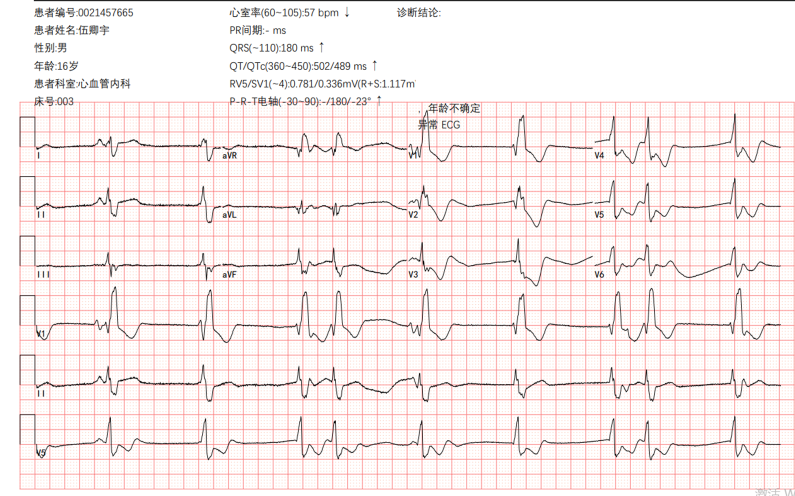
#> input picture ecg_original.png, 1590 x 991 px (shown at 1/2 size)
$ python remove_ecg_chinese.py
#> lines starting #> are read from the running program, lines starting #| are printed output that depends on the picture; after the words box and inside, x2 and y2 are one past the last pixel; in counts of white or black regions, pixels touching at a corner belong together
#!/usr/bin/env python3
"""Remove Chinese labels from an ECG printout, replacing them with English."""

from pathlib import Path

import numpy as np
from PIL import Image, ImageDraw, ImageFont

SRC = Path(__file__).resolve().parent / "ecg_original.png"
OUT = Path(__file__).resolve().parent / "ecg_no_chinese.png"
FONT_PATH = "/usr/share/fonts/truetype/dejavu/DejaVuSans.ttf"


def clone_horizontal(img: np.ndarray, box, src_x0: int, period: int) -> None:
    """Cover dest box with same-row pixels starting at src_x0, tiled by period.

    Using the same Y as the destination keeps ECG-paper grid phase (including
    screenshot drift). period must be a multiple of the 30px major square.
    """
    x0, y0, x1, y1 = [int(v) for v in box]
    h, w = img.shape[:2]
    x0, y0 = max(0, x0), max(0, y0)
    x1, y1 = min(w, x1), min(h, y1)
    band = img[y0:y1, :, :].copy()
    for x in range(x0, x1):
        sx = src_x0 + ((x - x0) % period)
        if 0 <= sx < w:
            img[y0:y1, x] = band[:, sx]


def main() -> None:
    img = np.array(Image.open(SRC).convert("RGB"))

    # Lines 1-5 live on the white header. Stop above the 床号 / P-R-T row.
    img[0:186, :] = (255, 255, 255)
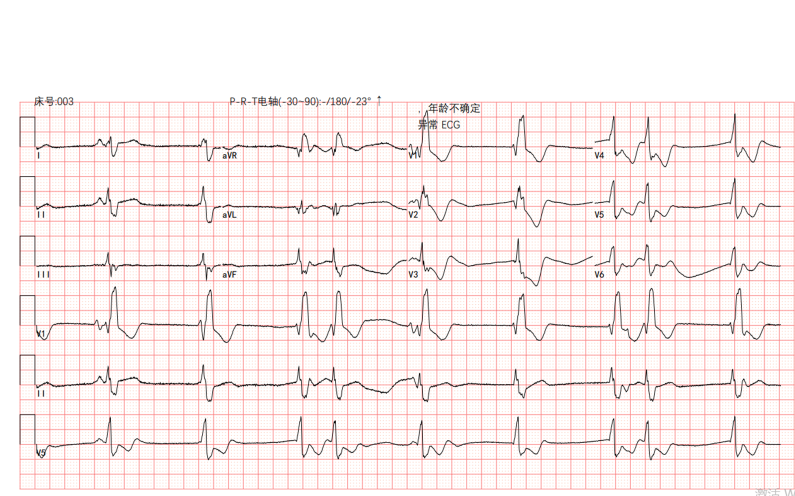
#> img: shape (991, 1590, 3) (shown at 1/2 size); mean R, G, B 249.5, 238.7, 237.9

    # Same-row clone-stamp so the pink grid stays aligned.
    # Gap between the left patient column and the middle measurements (~x=280-450).
    clone_horizontal(img, (62, 188, 158, 216), src_x0=302, period=120)   # 床号:003
#> after the loop in clone_horizontal, `for x in range(x0, x1):`:
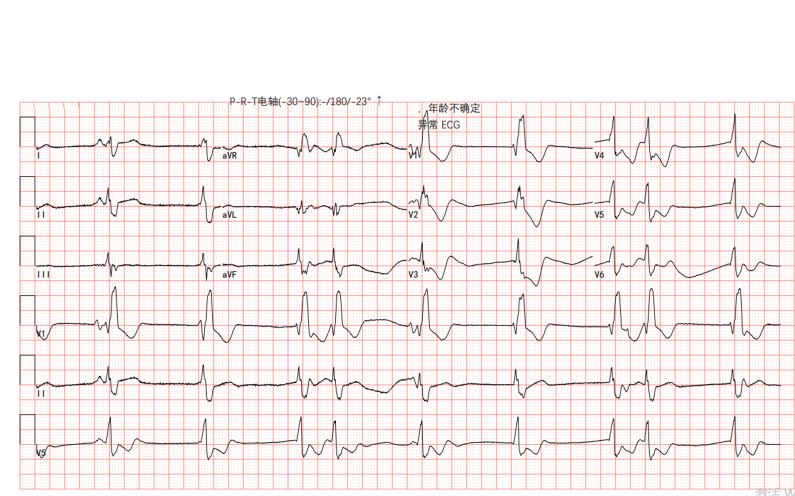
#> img: shape (991, 1590, 3) (shown at 1/2 size); 0.1% of pixels changed, all inside (x1, y1, x2, y2) = (62, 192, 158, 216)
    clone_horizontal(img, (455, 188, 775, 216), src_x0=305, period=120)  # P-R-T电轴 line
#> call 2 of clone_horizontal, with box = (455, 188, 775, 216), src_x0 = 305, period = 120
#> after the loop in clone_horizontal (call 2), `for x in range(x0, x1):`:
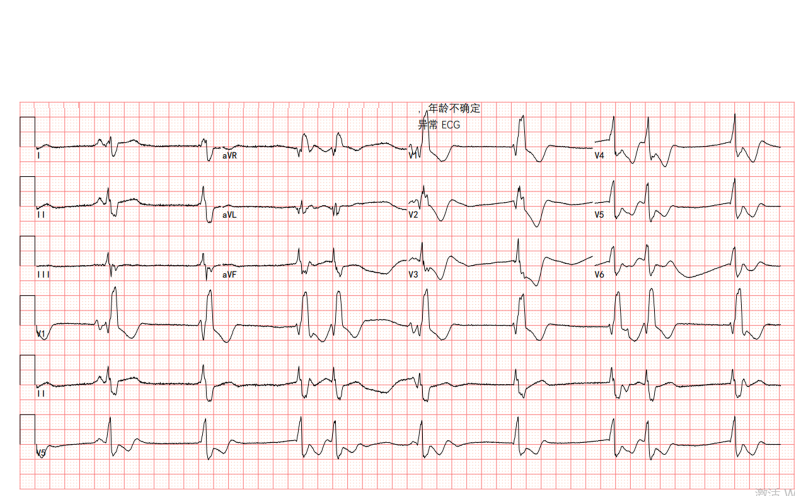
#> img: shape (991, 1590, 3) (shown at 1/2 size); 0.3% of pixels changed, all inside (x1, y1, x2, y2) = (455, 191, 775, 216)
    clone_horizontal(img, (820, 196, 972, 226), src_x0=308, period=120)  # 年龄不确定
#> call 3 of clone_horizontal, with box = (820, 196, 972, 226), src_x0 = 308, period = 120
#> after the loop in clone_horizontal (call 3), `for x in range(x0, x1):`:
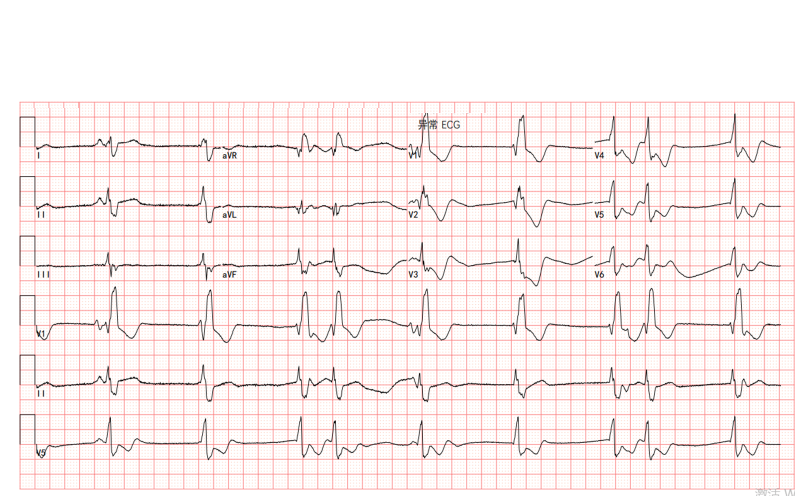
#> img: shape (991, 1590, 3) (shown at 1/2 size); 0.17% of pixels changed, all inside (x1, y1, x2, y2) = (820, 202, 972, 226)
    clone_horizontal(img, (828, 226, 956, 258), src_x0=308, period=120)  # 异常 ECG
#> call 4 of clone_horizontal, with box = (828, 226, 956, 258), src_x0 = 308, period = 120
#> after the loop in clone_horizontal (call 4), `for x in range(x0, x1):`:
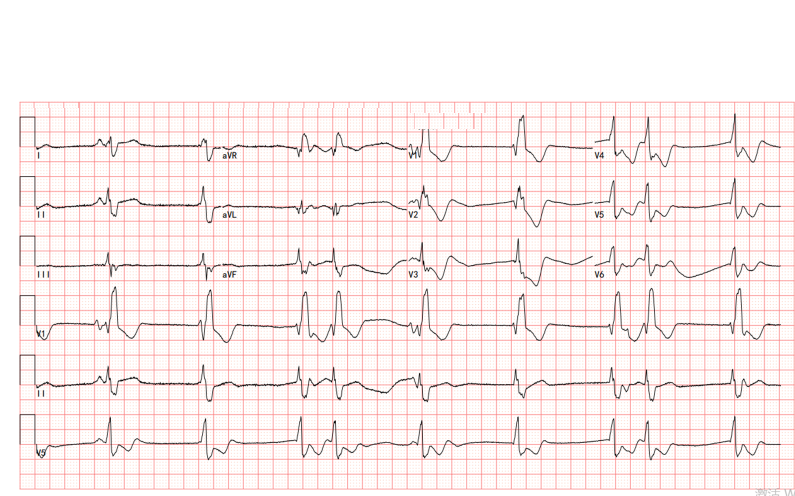
#> img: shape (991, 1590, 3) (shown at 1/2 size); 0.21% of pixels changed, all inside (x1, y1, x2, y2) = (828, 226, 956, 258)
    # Nearby empty paper, 4 major squares left of the 梁玲玉 watermark.
    # Direct copy (no tiling) so the last column is not wrapped.
    img[956:980, 1488:1590] = img[956:980, 1368:1470]
#> img: shape (991, 1590, 3); 0.09% of pixels changed, all inside (x1, y1, x2, y2) = (1488, 956, 1590, 980)
    img[980:991, 1488:1590] = (255, 255, 255)
#> img: shape (991, 1590, 3); mean R, G, B 249.9, 239, 238.3

    im = Image.fromarray(img)
    draw = ImageDraw.Draw(im)
    font = ImageFont.truetype(FONT_PATH, 16)
    font_sm = ImageFont.truetype(FONT_PATH, 15)
    ink = (30, 30, 30)

    left_x, mid_x, right_x = 68, 459, 793
    y1, y2, y3, y4, y5 = 16, 51, 86, 122, 157

    draw.text((left_x, y1), "ID: 0021457665", font=font, fill=ink)
    draw.text((left_x, y2), "Name: Wu Qingyu", font=font, fill=ink)
    draw.text((left_x, y3), "Sex: M", font=font, fill=ink)
    draw.text((left_x, y4), "Age: 16", font=font, fill=ink)
    draw.text((left_x, y5), "Dept: Cardiology", font=font, fill=ink)

    draw.text((mid_x, y1), "HR(60-105): 57 bpm  \u2193", font=font, fill=ink)
    draw.text((mid_x, y2), "PR interval: - ms", font=font, fill=ink)
    draw.text((mid_x, y3), "QRS(~110): 180 ms  \u2191", font=font, fill=ink)
    draw.text((mid_x, y4), "QT/QTc(360-450): 502/489 ms  \u2191", font=font, fill=ink)
    draw.text((mid_x, y5), "RV5/SV1(~4): 0.781/0.336mV(R+S:1.117mV)", font=font_sm, fill=ink)

    draw.text((right_x, y1), "Diagnosis:", font=font, fill=ink)

    draw.text((left_x, 194), "Bed: 003", font=font, fill=ink)
    draw.text((mid_x, 193), "P-R-T axis(-30-90): -/180/-23\u00b0  \u2191", font=font, fill=ink)
    draw.text((848, 204), "Age uncertain", font=font_sm, fill=ink)
    draw.text((828, 232), "Abnormal ECG", font=font_sm, fill=ink)

    im.save(OUT, "PNG")
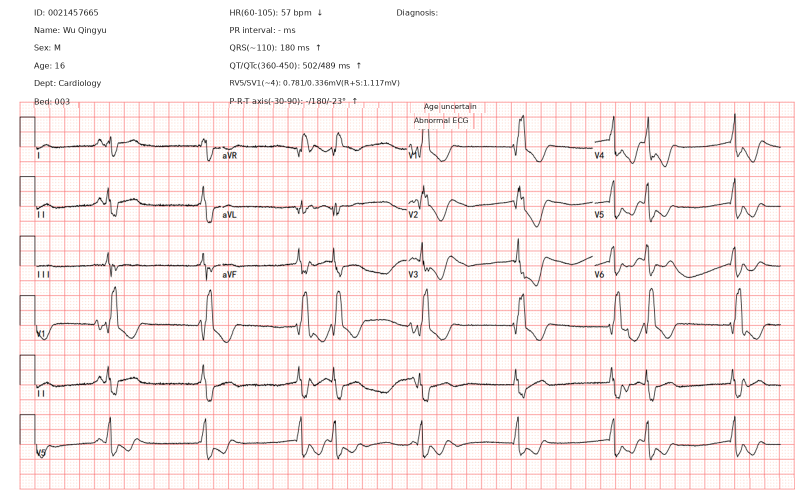
#> saved as ecg_no_chinese.png: PIL image 1590x991 RGB (shown at 1/2 size); mean R, G, B 248.9, 238.1, 237.3
    print(f"Wrote {OUT} {im.size}")
#| Wrote ecg_no_chinese.png (1590, 991)


if __name__ == "__main__":
    main()

$ run again, with ecg_waveforms_only.png copied over ecg_original.png
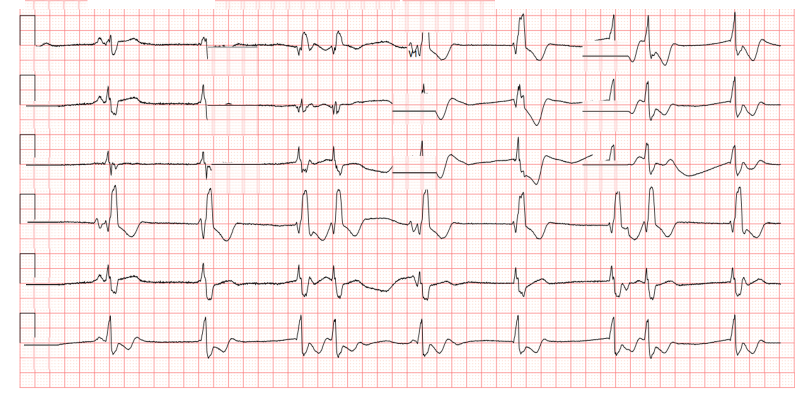
#> input picture ecg_waveforms_only.png, 1590 x 788 px (shown at 1/2 size)
#> in main, img is the input picture: shape (788, 1590, 3); mean R, G, B 248.8, 235.4, 234.5
#> after the loop in clone_horizontal (call 4), `for x in range(x0, x1):`:
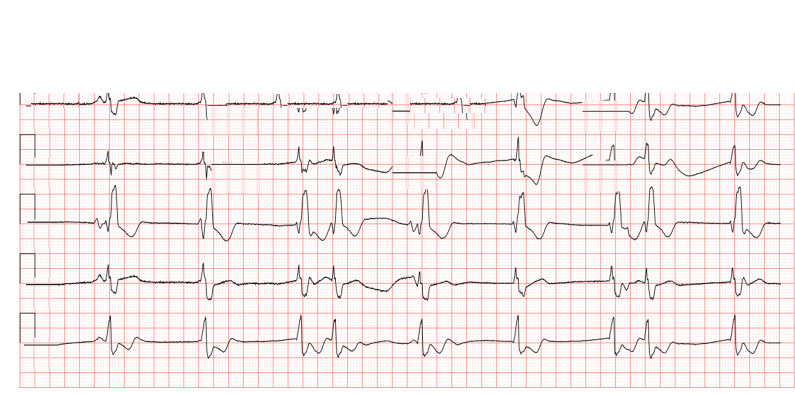
#> img: shape (788, 1590, 3) (shown at 1/2 size); mean R, G, B 250, 239.7, 239
#> in main, `im.save(OUT, "PNG")`:
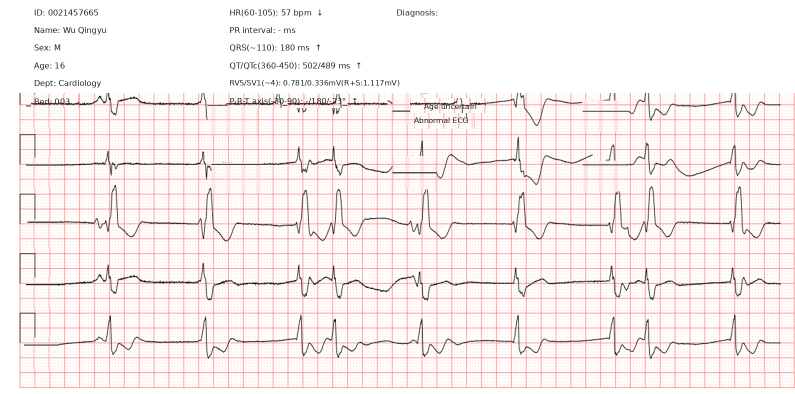
#> saved as ecg_no_chinese.png: PIL image 1590x788 RGB (shown at 1/2 size); mean R, G, B 248.8, 238.6, 237.9
#| Wrote ecg_no_chinese.png (1590, 788)
